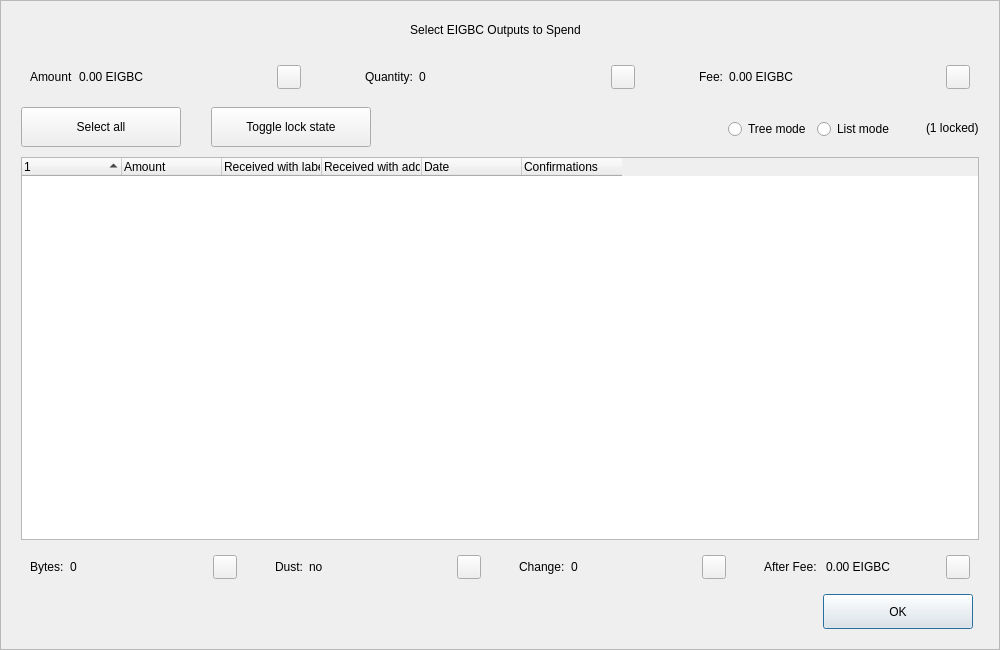
<?xml version="1.0" encoding="UTF-8"?>
<ui version="4.0">
 <class>CoinControlDialog</class>
 <widget class="QDialog" name="CoinControlDialog">
  <property name="geometry">
   <rect>
    <x>0</x>
    <y>0</y>
    <width>1000</width>
    <height>650</height>
   </rect>
  </property>
  <property name="minimumSize">
   <size>
    <width>950</width>
    <height>650</height>
   </size>
  </property>
  <property name="windowTitle">
   <string>Coin Selection</string>
  </property>
  <property name="styleSheet">
   <string notr="true"/>
  </property>
  <layout class="QVBoxLayout" name="verticalLayout">
   <property name="spacing">
    <number>0</number>
   </property>
   <property name="leftMargin">
    <number>0</number>
   </property>
   <property name="topMargin">
    <number>0</number>
   </property>
   <property name="rightMargin">
    <number>0</number>
   </property>
   <property name="bottomMargin">
    <number>0</number>
   </property>
   <item>
    <widget class="QFrame" name="frameContainer">
     <property name="toolTipDuration">
      <number>0</number>
     </property>
     <property name="frameShape">
      <enum>QFrame::StyledPanel</enum>
     </property>
     <property name="frameShadow">
      <enum>QFrame::Raised</enum>
     </property>
     <layout class="QVBoxLayout" name="verticalLayout_2">
      <property name="leftMargin">
       <number>0</number>
      </property>
      <property name="rightMargin">
       <number>0</number>
      </property>
      <property name="bottomMargin">
       <number>20</number>
      </property>
      <item>
       <layout class="QHBoxLayout" name="horizontalLayout_12">
        <property name="spacing">
         <number>0</number>
        </property>
        <property name="leftMargin">
         <number>20</number>
        </property>
        <property name="rightMargin">
         <number>30</number>
        </property>
        <item>
         <spacer name="horizontalSpacer_4">
          <property name="orientation">
           <enum>Qt::Horizontal</enum>
          </property>
          <property name="sizeHint" stdset="0">
           <size>
            <width>40</width>
            <height>20</height>
           </size>
          </property>
         </spacer>
        </item>
        <item>
         <widget class="QLabel" name="labelTitle">
          <property name="minimumSize">
           <size>
            <width>0</width>
            <height>40</height>
           </size>
          </property>
          <property name="maximumSize">
           <size>
            <width>16777215</width>
            <height>40</height>
           </size>
          </property>
          <property name="text">
           <string>Select EIGBC Outputs to Spend</string>
          </property>
          <property name="alignment">
           <set>Qt::AlignCenter</set>
          </property>
          <property name="margin">
           <number>7</number>
          </property>
         </widget>
        </item>
        <item>
         <spacer name="horizontalSpacer_5">
          <property name="orientation">
           <enum>Qt::Horizontal</enum>
          </property>
          <property name="sizeHint" stdset="0">
           <size>
            <width>40</width>
            <height>20</height>
           </size>
          </property>
         </spacer>
        </item>
       </layout>
      </item>
      <item>
       <layout class="QHBoxLayout" name="horizontalLayout_8">
        <property name="leftMargin">
         <number>20</number>
        </property>
        <property name="rightMargin">
         <number>20</number>
        </property>
        <item>
         <widget class="QWidget" name="layoutAmount" native="true">
          <layout class="QHBoxLayout" name="horizontalLayout_9" stretch="0,1,0">
           <item>
            <widget class="QLabel" name="labelCoinControlAmountText">
             <property name="text">
              <string>Amount</string>
             </property>
            </widget>
           </item>
           <item>
            <widget class="QLabel" name="labelCoinControlAmount">
             <property name="text">
              <string>0.00 EIGBC</string>
             </property>
            </widget>
           </item>
           <item alignment="Qt::AlignHCenter|Qt::AlignVCenter">
            <widget class="QPushButton" name="pushButtonAmount">
             <property name="minimumSize">
              <size>
               <width>0</width>
               <height>24</height>
              </size>
             </property>
             <property name="maximumSize">
              <size>
               <width>24</width>
               <height>26</height>
              </size>
             </property>
             <property name="focusPolicy">
              <enum>Qt::NoFocus</enum>
             </property>
             <property name="styleSheet">
              <string notr="true">padding-bottom:2px;
padding-right:4px;</string>
             </property>
             <property name="text">
              <string/>
             </property>
            </widget>
           </item>
          </layout>
         </widget>
        </item>
        <item>
         <spacer name="horizontalSpacer_2">
          <property name="orientation">
           <enum>Qt::Horizontal</enum>
          </property>
          <property name="sizeType">
           <enum>QSizePolicy::Fixed</enum>
          </property>
          <property name="sizeHint" stdset="0">
           <size>
            <width>40</width>
            <height>20</height>
           </size>
          </property>
         </spacer>
        </item>
        <item>
         <widget class="QWidget" name="layoutQuantity" native="true">
          <layout class="QHBoxLayout" name="horizontalLayout_10" stretch="0,1,0">
           <item>
            <widget class="QLabel" name="labelCoinControlQuantityText">
             <property name="text">
              <string>Quantity:</string>
             </property>
            </widget>
           </item>
           <item>
            <widget class="QLabel" name="labelCoinControlQuantity">
             <property name="text">
              <string>0</string>
             </property>
            </widget>
           </item>
           <item alignment="Qt::AlignHCenter|Qt::AlignVCenter">
            <widget class="QPushButton" name="pushButtonQuantity">
             <property name="minimumSize">
              <size>
               <width>0</width>
               <height>24</height>
              </size>
             </property>
             <property name="maximumSize">
              <size>
               <width>24</width>
               <height>26</height>
              </size>
             </property>
             <property name="focusPolicy">
              <enum>Qt::NoFocus</enum>
             </property>
             <property name="styleSheet">
              <string notr="true">padding-bottom:2px;
               padding-right:4px;</string>
             </property>
             <property name="text">
              <string/>
             </property>
            </widget>
           </item>
          </layout>
         </widget>
        </item>
        <item>
         <spacer name="horizontalSpacer_22">
          <property name="orientation">
           <enum>Qt::Horizontal</enum>
          </property>
          <property name="sizeType">
           <enum>QSizePolicy::Fixed</enum>
          </property>
          <property name="sizeHint" stdset="0">
           <size>
            <width>40</width>
            <height>20</height>
           </size>
          </property>
         </spacer>
        </item>
        <item>
         <widget class="QWidget" name="layoutFee" native="true">
          <layout class="QHBoxLayout" name="horizontalLayout_11" stretch="0,1,0">
           <item>
            <widget class="QLabel" name="labelCoinControlFeeText">
             <property name="text">
              <string>Fee:</string>
             </property>
            </widget>
           </item>
           <item>
            <widget class="QLabel" name="labelCoinControlFee">
             <property name="text">
              <string>0.00 EIGBC</string>
             </property>
            </widget>
           </item>
           <item alignment="Qt::AlignHCenter|Qt::AlignVCenter">
            <widget class="QPushButton" name="pushButtonFee">
             <property name="minimumSize">
              <size>
               <width>0</width>
               <height>24</height>
              </size>
             </property>
             <property name="maximumSize">
              <size>
               <width>24</width>
               <height>26</height>
              </size>
             </property>
             <property name="focusPolicy">
              <enum>Qt::NoFocus</enum>
             </property>
             <property name="styleSheet">
              <string notr="true">padding-bottom:2px;
               padding-right:4px;</string>
             </property>
             <property name="text">
              <string/>
             </property>
            </widget>
           </item>
          </layout>
         </widget>
        </item>
       </layout>
      </item>
      <item>
       <widget class="QFrame" name="frame">
        <property name="minimumSize">
         <size>
          <width>0</width>
          <height>40</height>
         </size>
        </property>
        <property name="styleSheet">
         <string notr="true">#frame {
	border:0;
}</string>
        </property>
        <property name="frameShape">
         <enum>QFrame::StyledPanel</enum>
        </property>
        <property name="frameShadow">
         <enum>QFrame::Sunken</enum>
        </property>
        <layout class="QHBoxLayout" name="horizontalLayout">
         <property name="spacing">
          <number>0</number>
         </property>
         <property name="leftMargin">
          <number>20</number>
         </property>
         <property name="topMargin">
          <number>0</number>
         </property>
         <property name="rightMargin">
          <number>20</number>
         </property>
         <property name="bottomMargin">
          <number>0</number>
         </property>
         <item>
          <layout class="QHBoxLayout" name="horizontalLayoutPanel" stretch="0,0,0,0,0,0">
           <property name="spacing">
            <number>20</number>
           </property>
           <item>
            <widget class="QPushButton" name="pushButtonSelectAll">
             <property name="sizePolicy">
              <sizepolicy hsizetype="Maximum" vsizetype="Fixed">
               <horstretch>0</horstretch>
               <verstretch>0</verstretch>
              </sizepolicy>
             </property>
             <property name="minimumSize">
              <size>
               <width>160</width>
               <height>40</height>
              </size>
             </property>
             <property name="maximumSize">
              <size>
               <width>16777215</width>
               <height>40</height>
              </size>
             </property>
             <property name="text">
              <string>Select all</string>
             </property>
             <property name="checkable">
              <bool>true</bool>
             </property>
             <property name="checked">
              <bool>false</bool>
             </property>
             <property name="autoExclusive">
              <bool>false</bool>
             </property>
             <property name="autoDefault">
              <bool>false</bool>
             </property>
            </widget>
           </item>
           <item>
            <spacer name="horizontalSpacer_6">
             <property name="orientation">
              <enum>Qt::Horizontal</enum>
             </property>
             <property name="sizeType">
              <enum>QSizePolicy::Fixed</enum>
             </property>
             <property name="sizeHint" stdset="0">
              <size>
               <width>10</width>
               <height>20</height>
              </size>
             </property>
            </spacer>
           </item>
           <item>
            <widget class="QPushButton" name="pushButtonToggleLock">
             <property name="sizePolicy">
              <sizepolicy hsizetype="Maximum" vsizetype="Fixed">
               <horstretch>0</horstretch>
               <verstretch>0</verstretch>
              </sizepolicy>
             </property>
             <property name="minimumSize">
              <size>
               <width>160</width>
               <height>40</height>
              </size>
             </property>
             <property name="maximumSize">
              <size>
               <width>16777215</width>
               <height>40</height>
              </size>
             </property>
             <property name="text">
              <string>Toggle lock state</string>
             </property>
             <property name="checkable">
              <bool>true</bool>
             </property>
             <property name="autoExclusive">
              <bool>false</bool>
             </property>
             <property name="autoDefault">
              <bool>false</bool>
             </property>
            </widget>
           </item>
           <item>
            <spacer name="horizontalSpacer_7">
             <property name="orientation">
              <enum>Qt::Horizontal</enum>
             </property>
             <property name="sizeType">
              <enum>QSizePolicy::Expanding</enum>
             </property>
             <property name="sizeHint" stdset="0">
              <size>
               <width>30</width>
               <height>20</height>
              </size>
             </property>
            </spacer>
           </item>
           <item alignment="Qt::AlignRight">
            <widget class="QGroupBox" name="groupBox_2">
             <property name="styleSheet">
              <string notr="true">#groupBox_2 {
    background-color:transparent;
    border-radius:0;
}</string>
             </property>
             <property name="title">
              <string/>
             </property>
             <layout class="QHBoxLayout" name="horizontalLayout_14">
              <item>
               <widget class="QRadioButton" name="radioTreeMode">
                <property name="sizePolicy">
                 <sizepolicy hsizetype="Maximum" vsizetype="Fixed">
                  <horstretch>0</horstretch>
                  <verstretch>0</verstretch>
                 </sizepolicy>
                </property>
                <property name="text">
                 <string>Tree mode</string>
                </property>
               </widget>
              </item>
              <item>
               <widget class="QRadioButton" name="radioListMode">
                <property name="sizePolicy">
                 <sizepolicy hsizetype="Maximum" vsizetype="Fixed">
                  <horstretch>0</horstretch>
                  <verstretch>0</verstretch>
                 </sizepolicy>
                </property>
                <property name="text">
                 <string>List mode</string>
                </property>
                <property name="checked">
                 <bool>false</bool>
                </property>
               </widget>
              </item>
             </layout>
            </widget>
           </item>
           <item>
            <widget class="QLabel" name="labelLocked">
             <property name="text">
              <string>(1 locked)</string>
             </property>
            </widget>
           </item>
          </layout>
         </item>
        </layout>
       </widget>
      </item>
      <item>
       <layout class="QHBoxLayout" name="horizontalLayout_13">
        <property name="leftMargin">
         <number>20</number>
        </property>
        <property name="rightMargin">
         <number>20</number>
        </property>
        <item>
         <widget class="CoinControlTreeWidget" name="treeWidget">
          <property name="contextMenuPolicy">
           <enum>Qt::CustomContextMenu</enum>
          </property>
          <property name="styleSheet">
           <string notr="true"/>
          </property>
          <property name="sortingEnabled">
           <bool>false</bool>
          </property>
          <property name="columnCount">
           <number>6</number>
          </property>
          <attribute name="headerShowSortIndicator" stdset="0">
           <bool>true</bool>
          </attribute>
          <attribute name="headerStretchLastSection">
           <bool>false</bool>
          </attribute>
          <column>
           <property name="text">
            <string/>
           </property>
          </column>
          <column>
           <property name="text">
            <string>Amount</string>
           </property>
          </column>
          <column>
           <property name="text">
            <string>Received with label</string>
           </property>
          </column>
          <column>
           <property name="text">
            <string>Received with address</string>
           </property>
          </column>
          <column>
           <property name="text">
            <string>Date</string>
           </property>
          </column>
          <column>
           <property name="text">
            <string>Confirmations</string>
           </property>
           <property name="toolTip">
            <string>Confirmed</string>
           </property>
          </column>
         </widget>
        </item>
       </layout>
      </item>
      <item>
       <layout class="QHBoxLayout" name="horizontalLayout_3">
        <property name="spacing">
         <number>20</number>
        </property>
        <property name="leftMargin">
         <number>20</number>
        </property>
        <property name="rightMargin">
         <number>20</number>
        </property>
        <item>
         <widget class="QWidget" name="layoutBytes" native="true">
          <layout class="QHBoxLayout" name="horizontalLayout_4" stretch="0,1,0">
           <item>
            <widget class="QLabel" name="labelCoinControlBytesText">
             <property name="text">
              <string>Bytes:</string>
             </property>
            </widget>
           </item>
           <item>
            <widget class="QLabel" name="labelCoinControlBytes">
             <property name="text">
              <string>0</string>
             </property>
            </widget>
           </item>
           <item alignment="Qt::AlignHCenter|Qt::AlignVCenter">
            <widget class="QPushButton" name="pushButtonBytes">
             <property name="minimumSize">
              <size>
               <width>0</width>
               <height>24</height>
              </size>
             </property>
             <property name="maximumSize">
              <size>
               <width>24</width>
               <height>26</height>
              </size>
             </property>
             <property name="focusPolicy">
              <enum>Qt::NoFocus</enum>
             </property>
             <property name="styleSheet">
              <string notr="true">padding-bottom:2px;
               padding-right:4px;</string>
             </property>
             <property name="text">
              <string/>
             </property>
            </widget>
           </item>
          </layout>
         </widget>
        </item>
        <item>
         <widget class="QWidget" name="layoutDust" native="true">
          <layout class="QHBoxLayout" name="horizontalLayout_5" stretch="0,1,0">
           <item>
            <widget class="QLabel" name="labelCoinControlLowOutputText">
             <property name="text">
              <string>Dust:</string>
             </property>
            </widget>
           </item>
           <item>
            <widget class="QLabel" name="labelCoinControlLowOutput">
             <property name="text">
              <string>no</string>
             </property>
            </widget>
           </item>
           <item alignment="Qt::AlignHCenter|Qt::AlignVCenter">
            <widget class="QPushButton" name="pushButtonDust">
             <property name="minimumSize">
              <size>
               <width>0</width>
               <height>24</height>
              </size>
             </property>
             <property name="maximumSize">
              <size>
               <width>24</width>
               <height>26</height>
              </size>
             </property>
             <property name="focusPolicy">
              <enum>Qt::NoFocus</enum>
             </property>
             <property name="styleSheet">
              <string notr="true">padding-bottom:2px;
               padding-right:4px;</string>
             </property>
             <property name="text">
              <string/>
             </property>
            </widget>
           </item>
          </layout>
         </widget>
        </item>
        <item>
         <widget class="QWidget" name="layoutChange" native="true">
          <layout class="QHBoxLayout" name="horizontalLayout_6" stretch="0,1,0">
           <item>
            <widget class="QLabel" name="labelCoinControlChangeText">
             <property name="text">
              <string>Change:</string>
             </property>
            </widget>
           </item>
           <item>
            <widget class="QLabel" name="labelCoinControlChange">
             <property name="text">
              <string>0</string>
             </property>
            </widget>
           </item>
           <item alignment="Qt::AlignHCenter|Qt::AlignVCenter">
            <widget class="QPushButton" name="pushButtonChange">
             <property name="minimumSize">
              <size>
               <width>0</width>
               <height>24</height>
              </size>
             </property>
             <property name="maximumSize">
              <size>
               <width>24</width>
               <height>26</height>
              </size>
             </property>
             <property name="focusPolicy">
              <enum>Qt::NoFocus</enum>
             </property>
             <property name="styleSheet">
              <string notr="true">padding-bottom:2px;
               padding-right:4px;</string>
             </property>
             <property name="text">
              <string/>
             </property>
            </widget>
           </item>
          </layout>
         </widget>
        </item>
        <item>
         <widget class="QWidget" name="layoutAfter" native="true">
          <layout class="QHBoxLayout" name="horizontalLayout_7" stretch="0,1,0">
           <item>
            <widget class="QLabel" name="labelCoinControlAfterFeeText">
             <property name="text">
              <string>After Fee: </string>
             </property>
            </widget>
           </item>
           <item>
            <widget class="QLabel" name="labelCoinControlAfterFee">
             <property name="text">
              <string>0.00 EIGBC</string>
             </property>
            </widget>
           </item>
           <item alignment="Qt::AlignHCenter|Qt::AlignVCenter">
            <widget class="QPushButton" name="pushButtonAlterFee">
             <property name="minimumSize">
              <size>
               <width>0</width>
               <height>24</height>
              </size>
             </property>
             <property name="maximumSize">
              <size>
               <width>24</width>
               <height>26</height>
              </size>
             </property>
             <property name="focusPolicy">
              <enum>Qt::NoFocus</enum>
             </property>
             <property name="styleSheet">
              <string notr="true">padding-bottom:2px;
               padding-right:4px;</string>
             </property>
             <property name="text">
              <string/>
             </property>
            </widget>
           </item>
          </layout>
         </widget>
        </item>
       </layout>
      </item>
      <item>
       <layout class="QHBoxLayout" name="horizontalLayout_2">
        <property name="spacing">
         <number>0</number>
        </property>
        <property name="leftMargin">
         <number>20</number>
        </property>
        <property name="rightMargin">
         <number>26</number>
        </property>
        <item>
         <spacer name="horizontalSpacer_3">
          <property name="orientation">
           <enum>Qt::Horizontal</enum>
          </property>
          <property name="sizeHint" stdset="0">
           <size>
            <width>558</width>
            <height>20</height>
           </size>
          </property>
         </spacer>
        </item>
        <item>
         <widget class="QPushButton" name="pushButtonOk">
          <property name="minimumSize">
           <size>
            <width>150</width>
            <height>35</height>
           </size>
          </property>
          <property name="text">
           <string>OK</string>
          </property>
         </widget>
        </item>
       </layout>
      </item>
     </layout>
    </widget>
   </item>
  </layout>
 </widget>
 <customwidgets>
  <customwidget>
   <class>CoinControlTreeWidget</class>
   <extends>QTreeWidget</extends>
   <header>coincontroltreewidget.h</header>
  </customwidget>
 </customwidgets>
 <resources/>
 <connections/>
</ui>
